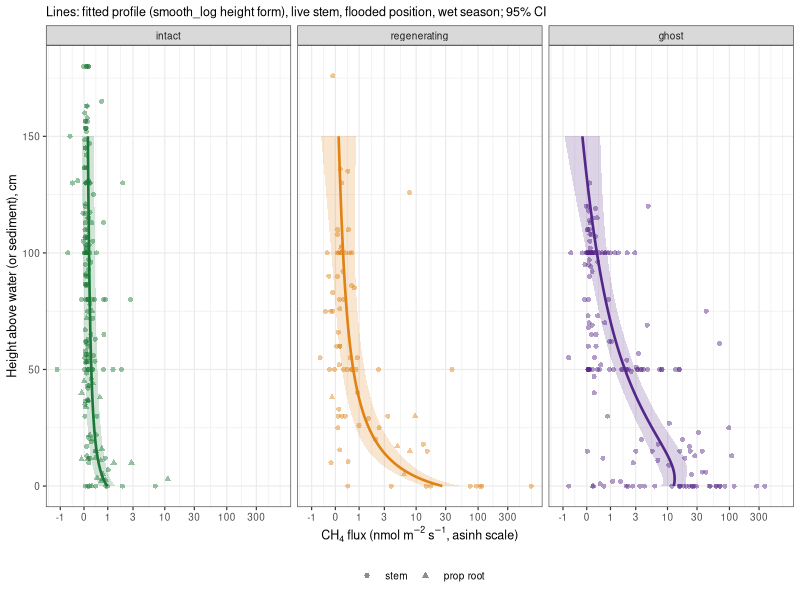
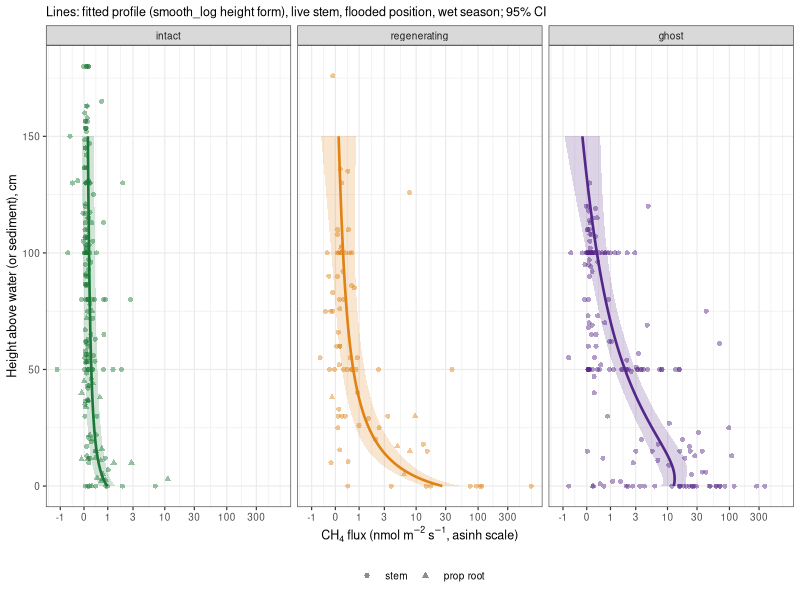

Write the R code that produced these figures, in order.
# =============================================================================
# Woody-surface CH4 flux by height above the water surface (or the sediment
# where no water stood): stems and prop roots together, intact / regenerating /
# ghost forest, October 2022 and March 2023, core sites.
#
# Response: asinh(CH4 flux, nmol m-2 s-1) (keeps negative and near-zero fluxes).
# Height h (cm above water or sediment). Candidate height forms, each allowed
# to differ by class: linear; log(h + 5) (offset 5 cm chosen by AIC over
# 1-40 cm); a smooth of h (k = 5); a smooth of log(h + 5) (k = 4). A check adds
# species (where identified) to the selected model.
# Covariates: surface (stem / prop root), tissue status (alive / dead), season,
# position flooded (standing water at the chamber). Random intercepts: tree
# (reconstructed: consecutive closures on one tree are logged in sequence on
# one analyzer, same species and status, < 45 min apart, at most three stem
# heights) and site x campaign. Residual SD modelled by class (Gaussian
# location-scale, mgcv::gaulss), since scatter is far larger in ghost forest.
# Height forms compared by AIC; the selected model gives fitted profiles by
# class (stem, alive, flooded, wet season) with 95% CIs.
# Also fits CO2 with the same structure (woody_height_model_CO2_{comparison,curves}.csv).
# Writes output/analysis/woody_height_model_{comparison,fixed,profiles,curves}.csv and
# output/figures/other/woody_height_model.{png,pdf}.
# =============================================================================
suppressMessages({library(dplyr); library(mgcv); library(ggplot2)})
if (requireNamespace("here", quietly = TRUE)) setwd(here::here())
dir.create("output/analysis", showWarnings = FALSE)

d <- read.csv("output/data_products/combined_gas_flux_dataset.csv") %>%
  filter(component %in% c("stem", "root"), plot %in% c("SRS5", "SRS6", "BL60", "CP40", "FLM30"),
         month_year %in% c("2022-10", "2023-03"), !is.na(height_corrected), !is.na(CH4_best.flux),
         !is.na(status)) %>%
  mutate(class = factor(case_when(plot %in% c("SRS5", "SRS6") ~ "intact", plot == "BL60" ~ "regenerating", TRUE ~ "ghost"),
                        c("intact", "regenerating", "ghost")),
         h = pmax(height_corrected, 0), y = asinh(CH4_best.flux),
         surface = factor(ifelse(component == "root", "prop root", "stem"), c("stem", "prop root")),
         status = factor(status, c("alive", "dead")),
         season = factor(ifelse(month_year == "2022-10", "wet", "dry"), c("wet", "dry")),
         flooded = factor(ifelse(!is.na(water_depth) & water_depth > 0, "yes", "no"), c("no", "yes")),
         site_camp = factor(paste(plot, month_year)),
         t = as.POSIXct(paste(date, start_time), tz = "UTC")) %>%
  arrange(plot, date, analyzer_source, t)

# reconstruct trees
tree <- integer(nrow(d)); k <- 0; n_stem <- 0; seen <- numeric(0)
for (i in seq_len(nrow(d))) {
  new <- i == 1 || d$plot[i] != d$plot[i - 1] || d$date[i] != d$date[i - 1] ||
    d$analyzer_source[i] != d$analyzer_source[i - 1] || !identical(d$species[i], d$species[i - 1]) ||
    d$status[i] != d$status[i - 1] || as.numeric(difftime(d$t[i], d$t[i - 1], units = "mins")) > 45 ||
    (d$surface[i] == "stem" && (n_stem >= 3 || d$h[i] %in% seen))
  if (new) { k <- k + 1; n_stem <- 0; seen <- numeric(0) }
  if (d$surface[i] == "stem") { n_stem <- n_stem + 1; seen <- c(seen, d$h[i]) }
  tree[i] <- k
}
d$tree <- factor(tree)
cat("Closures:", nrow(d), " trees (reconstructed):", nlevels(d$tree), "\n")
print(table(d$class, d$surface))

fe <- "surface + status + season + flooded + s(tree, bs = 're') + s(site_camp, bs = 're')"
forms <- list(
  linear = "class + class:h",
  log    = "class + class:log(h + 5)",
  smooth = "class + s(h, by = class, k = 5)",
  smooth_log = "class + s(log(h + 5), by = class, k = 4)")
fit <- function(f) gam(list(as.formula(paste("y ~", f, "+", fe)), ~ class), family = gaulss(), data = d, method = "REML")
mods <- lapply(forms, fit)
cmp <- data.frame(height_form = names(forms), AIC = sapply(mods, AIC), edf = sapply(mods, function(m) sum(m$edf))) %>%
  mutate(dAIC = AIC - min(AIC)) %>% arrange(AIC)
print(cmp, row.names = FALSE)
best <- mods[[cmp$height_form[1]]]
d$sp <- factor(ifelse(d$species %in% "COPE", "COER", ifelse(is.na(d$species) | d$species %in% c("", "UNKN"), "unidentified", d$species)))
d$sp <- relevel(d$sp, "RHMA")
msp <- gam(list(as.formula(paste("y ~", forms[[cmp$height_form[1]]], "+ sp +", fe)), ~ class), family = gaulss(), data = d, method = "REML")
sp_tab <- summary(msp)$p.table; sp_tab <- sp_tab[grep("^sp", rownames(sp_tab)), , drop = FALSE]
cat("\nSpecies added to the selected model (reference R. mangle): AIC", round(AIC(msp), 1), "\n"); print(signif(sp_tab, 3))
write.csv(data.frame(term = rownames(sp_tab), sp_tab, check.names = FALSE), "output/analysis/woody_height_model_species_check.csv", row.names = FALSE)
sm <- summary(best)
fixed <- data.frame(term = names(sm$p.coeff), estimate = sm$p.coeff, se = sm$se[names(sm$p.coeff)], p = sm$p.pv)
print(fixed %>% mutate(across(where(is.numeric), ~ signif(.x, 3))), row.names = FALSE)
if (length(sm$s.table)) print(sm$s.table)

# fitted profiles: stem, alive, flooded, wet season; random effects excluded
nd <- expand.grid(h = seq(0, 150, 1), class = levels(d$class)) %>%
  mutate(surface = factor("stem", levels(d$surface)), status = factor("alive", levels(d$status)),
         season = factor("wet", levels(d$season)), flooded = factor("yes", levels(d$flooded)),
         tree = d$tree[1], site_camp = d$site_camp[1])
pr <- predict(best, nd, se.fit = TRUE, exclude = c("s(tree)", "s(site_camp)"))
nd <- nd %>% mutate(fit = pr$fit[, 1], se = pr$se.fit[, 1],
                    flux = sinh(fit), lo = sinh(fit - 1.96 * se), hi = sinh(fit + 1.96 * se))
prof <- nd %>% filter(h %in% c(0, 5, 10, 25, 50, 100, 150)) %>% select(class, h, flux, lo, hi)
print(prof %>% mutate(across(where(is.double), ~ signif(.x, 3))), row.names = FALSE)
write.csv(cmp, "output/analysis/woody_height_model_comparison.csv", row.names = FALSE)
write.csv(fixed, "output/analysis/woody_height_model_fixed.csv", row.names = FALSE)
write.csv(prof, "output/analysis/woody_height_model_profiles.csv", row.names = FALSE)
write.csv(nd %>% select(class, h, fit, se, flux, lo, hi), "output/analysis/woody_height_model_curves.csv", row.names = FALSE)

cols <- c(intact = "#1b7837", regenerating = "#e08214", ghost = "#542788")
br <- c(-1, 0, 1, 3, 10, 30, 100, 300)
p <- ggplot() +
  geom_point(data = d, aes(h, y, colour = class, shape = surface), alpha = 0.45, size = 1.4) +
  geom_ribbon(data = nd, aes(h, ymin = fit - 1.96 * se, ymax = fit + 1.96 * se, fill = class), alpha = 0.2) +
  geom_line(data = nd, aes(h, fit, colour = class), linewidth = 0.9) +
  coord_flip() + facet_wrap(~ class) +
  scale_y_continuous(breaks = asinh(br), labels = br) +
  scale_colour_manual(values = cols, guide = "none") + scale_fill_manual(values = cols, guide = "none") +
  scale_shape_manual(values = c(stem = 16, `prop root` = 17), name = NULL) +
  labs(x = "Height above water (or sediment), cm", y = expression("CH"[4]*" flux (nmol m"^-2*" s"^-1*", asinh scale)"),
       subtitle = sprintf("Lines: fitted profile (%s height form), live stem, flooded position, wet season; 95%% CI", cmp$height_form[1])) +
  theme_bw(base_size = 9) + theme(legend.position = "bottom")
dir.create("output/figures/other", showWarnings = FALSE, recursive = TRUE)
ggsave("output/figures/other/woody_height_model.png", p, width = 10, height = 4.2, dpi = 200)
ggsave("output/figures/other/woody_height_model.pdf", p, width = 10, height = 4.2)

# --- CO2: the same structure and height forms, for the CO2 profile (Fig. 2d) --
d2 <- d %>% filter(!is.na(CO2_best.flux), CO2_best.flux >= -10) %>% mutate(y = asinh(CO2_best.flux))
fit2 <- function(f) gam(list(as.formula(paste("y ~", f, "+", fe)), ~ class), family = gaulss(), data = d2, method = "REML")
mods2 <- lapply(forms, fit2)
cmp2 <- data.frame(height_form = names(forms), AIC = sapply(mods2, AIC)) %>% mutate(dAIC = AIC - min(AIC)) %>% arrange(AIC)
cat("\nCO2 height forms:\n"); print(cmp2, row.names = FALSE)
best2 <- mods2[[cmp2$height_form[1]]]; print(summary(best2)$s.table)
pr2 <- predict(best2, nd %>% select(h, class, surface, status, season, flooded, tree, site_camp), se.fit = TRUE,
               exclude = c("s(tree)", "s(site_camp)"))
nd2 <- nd %>% select(class, h) %>% mutate(fit = pr2$fit[, 1], se = pr2$se.fit[, 1], flux = sinh(fit),
                                          lo = sinh(fit - 1.96 * se), hi = sinh(fit + 1.96 * se))
write.csv(cmp2, "output/analysis/woody_height_model_CO2_comparison.csv", row.names = FALSE)
write.csv(nd2, "output/analysis/woody_height_model_CO2_curves.csv", row.names = FALSE)
